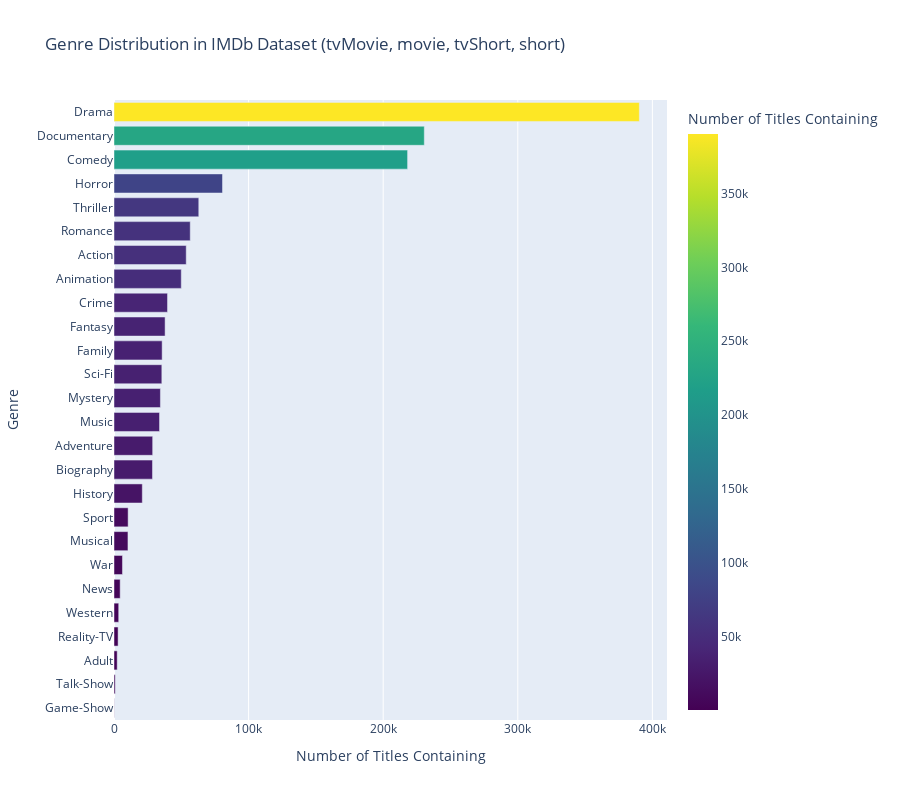

The cell this chart's notebook holds for it:
### Markdown cell above
### Genres

### Code cell
# Genre Distribution
title_types = ["tvMovie", "movie", "tvShort", "short"]

genres_df = title_basics \
    .filter(col('titleType').isin(title_types)) \
    .filter(col("startYear").between(2000, 2024)) \
    .withColumn("genre", explode(split(col("genres"), ",")))

genre_counts = genres_df \
    .groupBy("genre") \
    .agg(count("tconst").alias("count")) \
    .orderBy(asc("count")) \
    .toPandas()

genre_counts = genre_counts[genre_counts["genre"] != "Short"]

fig = px.bar(
    genre_counts, 
    x="count", 
    y="genre", 
    orientation='h', 
    title="Genre Distribution in IMDb Dataset (tvMovie, movie, tvShort, short)",
    labels={"count": "Number of Titles Containing", "genre": "Genre"},
    color="count",
    color_continuous_scale='viridis'
)

fig.update_layout({
    'height': 800
})
fig.show()

### Figure 1 — Plotly figure (JSON) as saved in the notebook; plotly's stock layout.template omitted (floating-point values rounded to 4 significant figures)
{"data": [{"alignmentgroup": "True", "hovertemplate": "Number of Titles Containing=%{marker.color}<br>Genre=%{y}<extra></extra>", "legendgroup": "", "marker": {"color": [127, 901, 2377, 3045, 3500, 4584, 6286, 10375, 10495, 21022, 28583, 28733, 33826, 34482, 35538, 35775, 37964, 39760, 49985, 53664, 56645, 62985, 80610, 218125, 230527, 390309], "coloraxis": "coloraxis", "pattern": {"shape": ""}}, "name": "", "offsetgroup": "", "orientation": "h", "showlegend": false, "textposition": "auto", "type": "bar", "x": [127, 901, 2377, 3045, 3500, 4584, 6286, 10375, 10495, 21022, 28583, 28733, 33826, 34482, 35538, 35775, 37964, 39760, 49985, 53664, 56645, 62985, 80610, 218125, 230527, 390309], "xaxis": "x", "y": ["Game-Show", "Talk-Show", "Adult", "Reality-TV", "Western", "News", "War", "Musical", "Sport", "History", "Biography", "Adventure", "Music", "Mystery", "Sci-Fi", "Family", "Fantasy", "Crime", "Animation", "Action", "Romance", "Thriller", "Horror", "Comedy", "Documentary", "Drama"], "yaxis": "y"}], "layout": {"barmode": "relative", "coloraxis": {"colorbar": {"title": {"text": "Number of Titles Containing"}}, "colorscale": [[0, "#440154"], [0.1111, "#482878"], [0.2222, "#3e4989"], [0.3333, "#31688e"], [0.4444, "#26828e"], [0.5556, "#1f9e89"], [0.6667, "#35b779"], [0.7778, "#6ece58"], [0.8889, "#b5de2b"], [1, "#fde725"]]}, "height": 800, "legend": {"tracegroupgap": 0}, "title": {"text": "Genre Distribution in IMDb Dataset (tvMovie, movie, tvShort, short)"}, "xaxis": {"anchor": "y", "domain": [0, 1], "title": {"text": "Number of Titles Containing"}}, "yaxis": {"anchor": "x", "domain": [0, 1], "title": {"text": "Genre"}}}}
